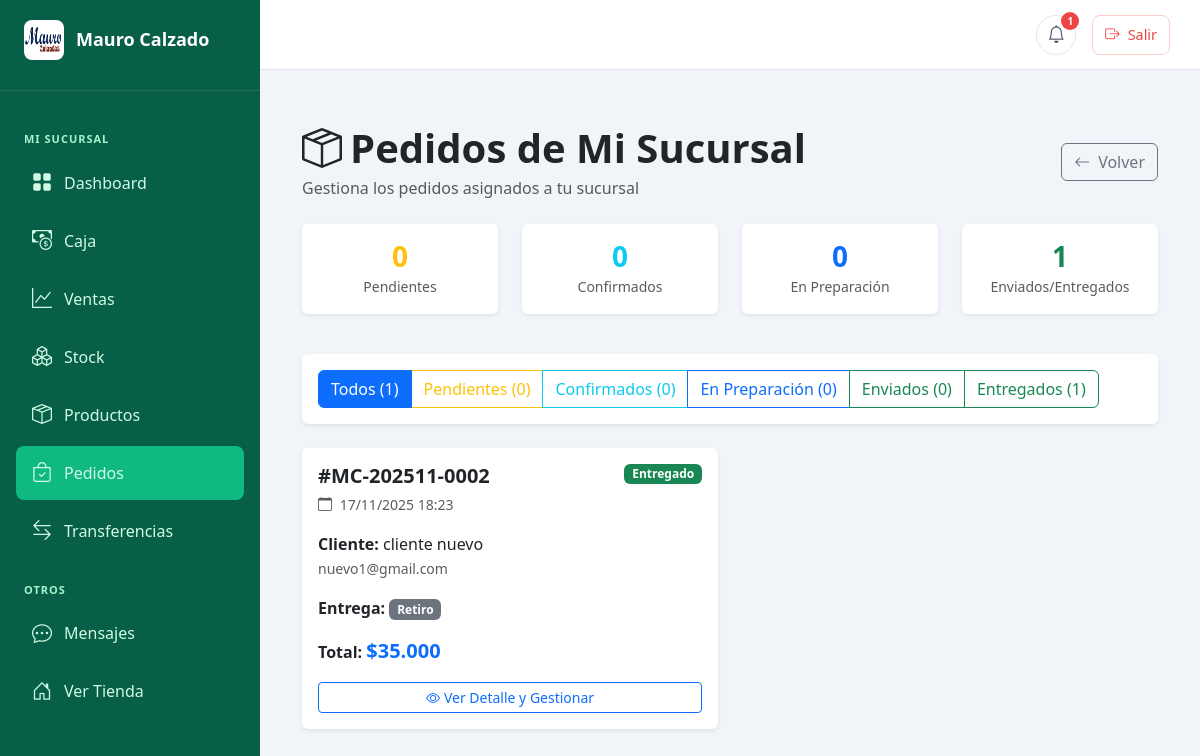
Page /gerente/pedidos.php (signed in) on the committed database.
### tables this page shows
CREATE TABLE `pedidos` (
  `id` int(11) NOT NULL,
  `usuario_id` int(11) NOT NULL,
  `sucursal_id` int(11) DEFAULT NULL,
  `numero_pedido` varchar(20) NOT NULL,
  `total` decimal(10,2) NOT NULL,
  `subtotal` decimal(10,2) NOT NULL,
  `descuento` decimal(10,2) DEFAULT 0.00,
  `costo_envio` decimal(10,2) DEFAULT 0.00,
  `estado` enum('pendiente','confirmado','preparando','enviado','entregado','cancelado') DEFAULT 'pendiente',
  `metodo_pago` enum('efectivo','transferencia','tarjeta','mercadopago') NOT NULL,
  `estado_pago` enum('pendiente','pagado','rechazado') DEFAULT 'pendiente',
  `tipo_entrega` enum('retiro','envio') NOT NULL,
  `direccion_envio` text DEFAULT NULL,
  `ciudad_envio` varchar(100) DEFAULT NULL,
  `provincia_envio` varchar(100) DEFAULT NULL,
  `codigo_postal_envio` varchar(10) DEFAULT NULL,
  `telefono_contacto` varchar(20) DEFAULT NULL,
  `notas_cliente` text DEFAULT NULL,
  `fecha_pedido` datetime DEFAULT current_timestamp(),
  `fecha_confirmacion` datetime DEFAULT NULL,
  `fecha_envio` datetime DEFAULT NULL,
  `fecha_entrega` datetime DEFAULT NULL,
  `tipo_pedido` enum('cliente_tienda','sucursal_sucursal','sucursal_empresa') DEFAULT 'cliente_tienda' COMMENT 'Tipo de pedido',
  `sucursal_destino_id` int(11) DEFAULT NULL COMMENT 'Para pedidos entre sucursales',
  `notas_gerente` text DEFAULT NULL COMMENT 'Notas internas del gerente',
  `confirmado_por` int(11) DEFAULT NULL COMMENT 'ID del gerente que confirmó',
  `fecha_cancelacion` datetime DEFAULT NULL,
  `motivo_cancelacion` text DEFAULT NULL
);

CREATE TABLE `usuarios` (
  `id` int(11) NOT NULL,
  `rol_id` int(11) NOT NULL DEFAULT 1,
  `sucursal_id` int(11) DEFAULT NULL,
  `nombre` varchar(100) NOT NULL,
  `apellido` varchar(100) NOT NULL,
  `email` varchar(150) NOT NULL,
  `password` varchar(255) NOT NULL,
  `telefono` varchar(20) DEFAULT NULL,
  `dni` varchar(10) DEFAULT NULL,
  `direccion` text DEFAULT NULL,
  `ciudad` varchar(100) DEFAULT NULL,
  `provincia` varchar(100) DEFAULT NULL,
  `codigo_postal` varchar(10) DEFAULT NULL,
  `fecha_registro` datetime DEFAULT current_timestamp(),
  `ultimo_acceso` datetime DEFAULT NULL,
  `activo` tinyint(1) DEFAULT 1,
  `verificado` tinyint(1) DEFAULT 0
);

### gerente/pedidos.php (the view, shortened to what this page needs)
<?php
require_once('../includes/verificar-gerente.php');
$gerente_id = $_SESSION['usuario_id'];
$stmt_sucursal = mysqli_prepare($conn, "SELECT sucursal_id FROM usuarios WHERE id = ?");
mysqli_stmt_bind_param($stmt_sucursal, "i", $gerente_id);
mysqli_stmt_execute($stmt_sucursal);
$result_sucursal = mysqli_fetch_assoc(mysqli_stmt_get_result($stmt_sucursal));
$sucursal_id = $result_sucursal['sucursal_id'];
$filtro_estado = $_GET['estado'] ?? 'todos';
$query = "SELECT p.*,
          u.nombre AS cliente_nombre, u.apellido AS cliente_apellido, u.email AS cliente_email, u.telefono AS cliente_telefono,
          COUNT(dp.id) AS cantidad_productos,
          SUM(dp.cantidad) AS cantidad_items
          FROM pedidos p
          INNER JOIN usuarios u ON p.usuario_id = u.id
          LEFT JOIN detalle_pedidos dp ON p.id = dp.pedido_id
          WHERE p.sucursal_id = ?";
$query .= " GROUP BY p.id ORDER BY p.fecha_pedido DESC";
$stmt = mysqli_prepare($conn, $query);
if ($filtro_estado != 'todos') {
    mysqli_stmt_bind_param($stmt, "is", $sucursal_id, $filtro_estado);
} else {
    mysqli_stmt_bind_param($stmt, "i", $sucursal_id);
}
mysqli_stmt_execute($stmt);
$result = mysqli_stmt_get_result($stmt);
$pedidos = mysqli_fetch_all($result, MYSQLI_ASSOC);
$stats = ['pendientes' => 0, 'confirmados' => 0, 'en_preparacion' => 0, 'enviados' => 0, 'entregados' => 0];
foreach ($pedidos as $pedido) {
    switch ($pedido['estado']) {
        case 'entregado':
            $stats['entregados']++;
            break;
    }
}
require_once('includes/header-gerente.php');
?>
<div class="container-fluid py-4">
    <div class="d-flex justify-content-between align-items-center mb-4">
        <div>
            <h1 class="fw-bold mb-1">
                <i class="bi bi-box-seam me-2"></i>Pedidos de Mi Sucursal
            </h1>
            <p class="text-muted mb-0">Gestiona los pedidos asignados a tu sucursal</p>
        </div>
        <a href="dashboard.php" class="btn btn-outline-secondary">
            <i class="bi bi-arrow-left me-2"></i>Volver
        </a>
    </div>
    <div class="row mb-4">
        <div class="col-md-3 mb-3">
            <div class="card border-0 shadow-sm">
                <div class="card-body text-center">
                    <h3 class="fw-bold text-warning mb-0"><?php echo $stats['pendientes']; ?></h3>
                    <small class="text-muted">Pendientes</small>
                </div>
            </div>
        </div>
        <div class="col-md-3 mb-3">
            <div class="card border-0 shadow-sm">
                <div class="card-body text-center">
                    <h3 class="fw-bold text-info mb-0"><?php echo $stats['confirmados']; ?></h3>
                    <small class="text-muted">Confirmados</small>
                </div>
            </div>
        </div>
        <div class="col-md-3 mb-3">
            <div class="card border-0 shadow-sm">
                <div class="card-body text-center">
                    <h3 class="fw-bold text-primary mb-0"><?php echo $stats['en_preparacion']; ?></h3>
                    <small class="text-muted">En Preparación</small>
                </div>
            </div>
        </div>
        <div class="col-md-3 mb-3">
            <div class="card border-0 shadow-sm">
                <div class="card-body text-center">
                    <h3 class="fw-bold text-success mb-0"><?php echo $stats['enviados'] + $stats['entregados']; ?></h3>
                    <small class="text-muted">Enviados/Entregados</small>
                </div>
            </div>
        </div>
    </div>
    <div class="card border-0 shadow-sm mb-4">
        <div class="card-body">
            <div class="btn-group" role="group">
                <a href="?estado=todos" class="btn btn-outline-primary <?php echo $filtro_estado == 'todos' ? 'active' : ''; ?>">
                    Todos (<?php echo count($pedidos); ?>)
                </a>
                <a href="?estado=pendiente" class="btn btn-outline-warning <?php echo $filtro_estado == 'pendiente' ? 'active' : ''; ?>">
                    Pendientes (<?php echo $stats['pendientes']; ?>)
                </a>
                <a href="?estado=confirmado" class="btn btn-outline-info <?php echo $filtro_estado == 'confirmado' ? 'active' : ''; ?>">
                    Confirmados (<?php echo $stats['confirmados']; ?>)
                </a>
                <a href="?estado=preparando" class="btn btn-outline-primary <?php echo $filtro_estado == 'preparando' ? 'active' : ''; ?>">
                    En Preparación (<?php echo $stats['en_preparacion']; ?>)
                </a>
                <a href="?estado=enviado" class="btn btn-outline-success <?php echo $filtro_estado == 'enviado' ? 'active' : ''; ?>">
                    Enviados (<?php echo $stats['enviados']; ?>)
                </a>
                <a href="?estado=entregado" class="btn btn-outline-success <?php echo $filtro_estado == 'entregado' ? 'active' : ''; ?>">
                    Entregados (<?php echo $stats['entregados']; ?>)
                </a>
            </div>
        </div>
    </div>
    <?php if (empty($pedidos)): ?>
        <div class="text-center py-5">
            <i class="bi bi-inbox display-1 text-muted"></i>
            <h5 class="mt-3">No hay pedidos</h5>
        </div>
    <?php else: ?>
        <div class="row">
            <?php foreach ($pedidos as $pedido):
                $badge_class = [
                    'pendiente' => 'warning',
                    'confirmado' => 'info',
                    'preparando' => 'primary',
                    'enviado' => 'success',
                    'entregado' => 'success'
                ];
                $class = $badge_class[$pedido['estado']] ?? 'secondary';
            ?>
                <div class="col-md-6 mb-3">
                    <div class="card border-0 shadow-sm h-100">
                        <div class="card-body">
                            <div class="d-flex justify-content-between align-items-start mb-3">
                                <div>
                                    <h5 class="fw-bold mb-1">#<?php echo $pedido['numero_pedido']; ?></h5>
                                    <small class="text-muted">
                                        <i class="bi bi-calendar me-1"></i>
                                        <?php echo date('d/m/Y H:i', strtotime($pedido['fecha_pedido'])); ?>
                                    </small>
                                </div>
                                <span class="badge bg-<?php echo $class; ?>">
                                    <?php echo ucfirst($pedido['estado']); ?>
                                </span>
                            </div>
                            <div class="mb-3">
                                <strong>Cliente:</strong> <?php echo htmlspecialchars($pedido['cliente_nombre'] . ' ' . $pedido['cliente_apellido']); ?><br>
                                <small class="text-muted"><?php echo htmlspecialchars($pedido['cliente_email']); ?></small>
                            </div>
                            <div class="mb-3">
                                <strong>Entrega:</strong>
                                <span class="badge bg-secondary">
                                    <?php echo $pedido['tipo_entrega'] == 'envio' ? 'Envío' : 'Retiro'; ?>
                                </span>
                                <br>
                            </div>
                            <div class="mb-3">
                                <strong>Total:</strong>
                                <span class="text-primary fs-5 fw-bold">$<?php echo number_format($pedido['total'], 0, ',', '.'); ?></span>
                            </div>
                            <div class="d-grid gap-2">
                                <button type="button"
                                        class="btn btn-outline-primary btn-sm"
                                        data-bs-toggle="modal"
                                        data-bs-target="#modalPedido<?php echo $pedido['id']; ?>">
                                    <i class="bi bi-eye me-1"></i>Ver Detalle y Gestionar
                                </button>
                            </div>
                        </div>
                    </div>
                </div>
            <?php endforeach; ?>
        </div>
    <?php endif; ?>
</div>
<?php require_once('includes/footer-gerente.php'); ?>

### css/styles.css (style rules this page uses)
:root { --color-primary: #0047AB; --color-secondary: #DC143C; --color-dark: #212529; --color-light: #f8f9fa; --font-family: 'Segoe UI', Tahoma, Geneva, Verdana, sans-serif; --border-radius: 8px; --sidebar-width: 260px; --topbar-height: 70px; --admin-primary: #3C50E0; --sidebar-bg: #1C2434; --sidebar-hover: #333A48; --gerente-primary: #10B981; --gerente-sidebar-bg: #065F46; --gerente-sidebar-hover: #047857; }
body { font-family: var(--font-family); color: var(--color-dark); }
body.admin-panel, body.gerente-panel { background: #F1F5F9; overflow-x: hidden; }
.badge { font-size: 0.75rem; }
.shadow-sm { box-shadow: 0 0.125rem 0.25rem rgba(0, 0, 0, 0.075) !important; }

### rows in the picture
pedidos: numero_pedido "MC-202511-0002", fecha_pedido "17/11/2025 18:23", estado "Entregado", usuario.apellido "cliente nuevo", usuario.email "nuevo1@gmail.com", tipo_entrega "Retiro", total "35.000"

### other values in the picture
$notif_count "1"
$stats['pendientes'] "0"
$stats['confirmados'] "0"
$stats['en_preparacion'] "0"
$stats['enviados'] + $stats['entregados'] "1"
count($pedidos) "1"
$stats['enviados'] "0"
$stats['entregados'] "1"
